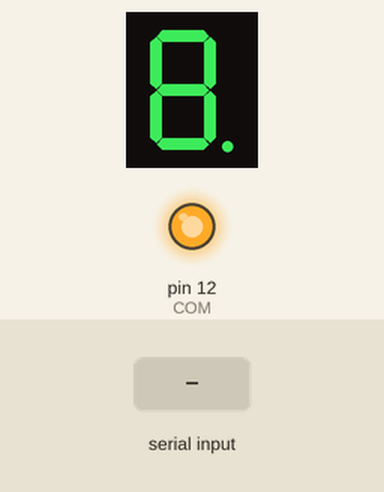
Simulated run of this sketch. Board: Arduino Uno, built with avr-gcc and run on an emulated ATmega328P. Parts: 1-digit seven-segment display, output pins drawn as LEDs (lit = HIGH). Wiring (inferred from the names in the program): 1-digit 7-segment display, segments lit when HIGH: segments pin 11, pin 10, pin 9, pin 8, pin 7, pin 6, pin 5, pin 4. The inputs (shaded band) are chosen by the test bench. The segment pins are drawn as the display they are named for; pins used as bus, display or sensor lines are not drawn.

Above: at 1.6 s.
1.7 s: "0" received over Serial
At 2.7 s:
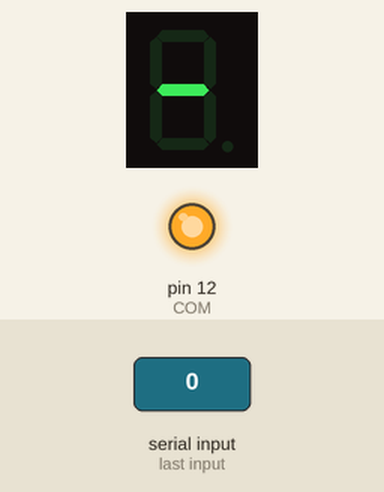
4.5 s: "1" received over Serial
At 5.8 s:
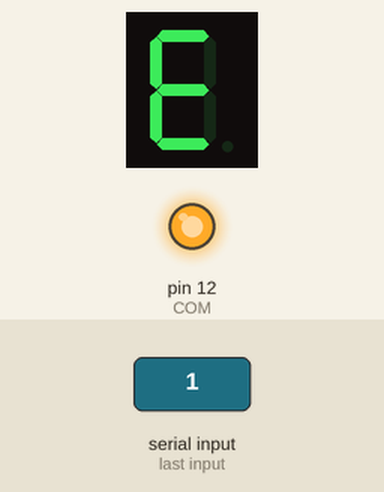
7.5 s: "2" received over Serial
At 8.5 s:
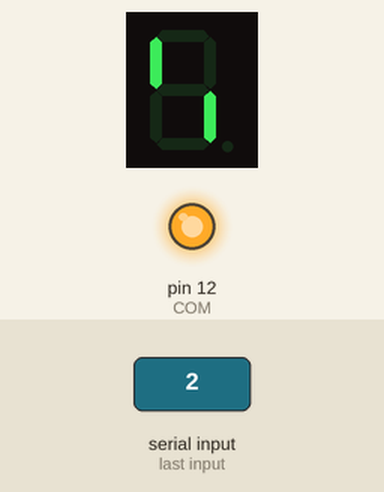
10.5 s: "3" received over Serial
At 11.8 s:
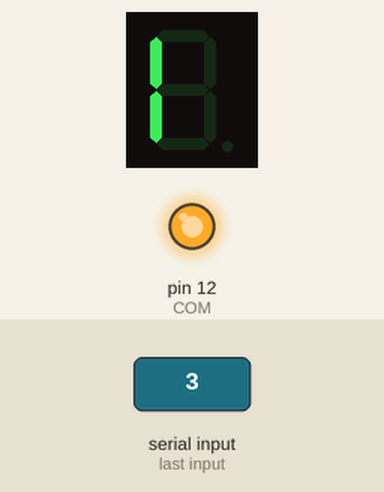
13.5 s: "4" received over Serial
At 14.3 s:
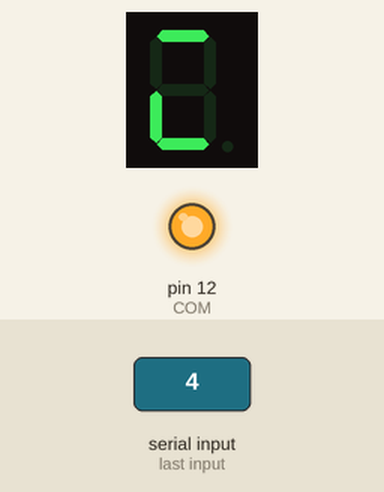
16.5 s: "5" received over Serial
At 17.8 s:
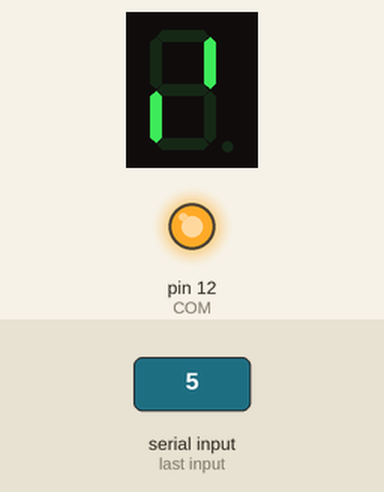
Timing chart, 0 to 19.5 s (numbered marks = the images above; inputs shaded):
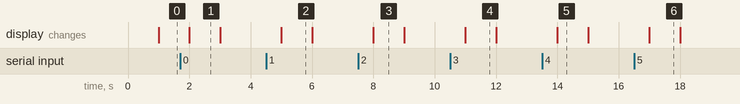

The sketch:

Lab_06_.ino
```cpp
int c = 0;

#define SEG_A 11 // constants for each of the arduino connection to a particular segment
#define SEG_B 10
#define SEG_C 9
#define SEG_D 8
#define SEG_E 7
#define SEG_F 6
#define SEG_G 5
#define SEG_DP 4
#define COM 12

void setup() {
  // put your setup code here, to run once:
  Serial.begin(9600);

  pinMode(SEG_A, OUTPUT); // configure pins used to ouput
  pinMode(SEG_B, OUTPUT);
  pinMode(SEG_C, OUTPUT);
  pinMode(SEG_D, OUTPUT);
  pinMode(SEG_E, OUTPUT);
  pinMode(SEG_F, OUTPUT);
  pinMode(SEG_G, OUTPUT);
  pinMode(SEG_DP, OUTPUT);
  pinMode(COM, OUTPUT);
  digitalWrite(COM, HIGH);
}
void loop() {
  // put your main code here, to run repeatedly:
  c = Serial.read();

  switch(c) {
    case '0' : digitalWrite(SEG_A, LOW);
               digitalWrite(SEG_B, LOW);
               digitalWrite(SEG_C, LOW);
               digitalWrite(SEG_D, LOW);
               digitalWrite(SEG_E, LOW);
               digitalWrite(SEG_F, LOW);
               digitalWrite(SEG_DP, LOW);
    break;
    case '1' : digitalWrite(SEG_B, LOW);
               digitalWrite(SEG_C, LOW);
               digitalWrite(SEG_DP, LOW);
    break;
    case '2' : digitalWrite(SEG_A, LOW);
               digitalWrite(SEG_B, LOW);
               digitalWrite(SEG_G, LOW);
               digitalWrite(SEG_E, LOW);
               digitalWrite(SEG_D, LOW);
               digitalWrite(SEG_DP, LOW);
    break;
    case '3' : digitalWrite(SEG_A, LOW);
               digitalWrite(SEG_B, LOW);
               digitalWrite(SEG_C, LOW);
               digitalWrite(SEG_D, LOW);
               digitalWrite(SEG_G, LOW);
               digitalWrite(SEG_DP, LOW);
    break;
    case '4' : digitalWrite(SEG_B, LOW);
               digitalWrite(SEG_C, LOW);
               digitalWrite(SEG_G, LOW);
               digitalWrite(SEG_F, LOW);
               digitalWrite(SEG_DP, LOW);
    break;
    case '5' : digitalWrite(SEG_A, LOW);
               digitalWrite(SEG_C, LOW);
               digitalWrite(SEG_D, LOW);
               digitalWrite(SEG_F, LOW);
               digitalWrite(SEG_G, LOW);
               digitalWrite(SEG_DP, LOW);
    break;
    case '6' : digitalWrite(SEG_A, LOW);
               digitalWrite(SEG_C, LOW);
               digitalWrite(SEG_D, LOW);
               digitalWrite(SEG_E, LOW);
               digitalWrite(SEG_F, LOW);
               digitalWrite(SEG_G, LOW);
               digitalWrite(SEG_DP, LOW);
    break;
    case '7' : digitalWrite(SEG_A, LOW);
               digitalWrite(SEG_B, LOW);
               digitalWrite(SEG_C, LOW);
               digitalWrite(SEG_DP, LOW);
    break;
    case '8' : digitalWrite(SEG_A, LOW);
               digitalWrite(SEG_B, LOW);
               digitalWrite(SEG_C, LOW);
               digitalWrite(SEG_D, LOW);
               digitalWrite(SEG_E, LOW);
               digitalWrite(SEG_F, LOW);
               digitalWrite(SEG_G, LOW);
               digitalWrite(SEG_DP, LOW);
    break;
    case '9' : digitalWrite(SEG_A, LOW);
               digitalWrite(SEG_B, LOW);
               digitalWrite(SEG_C, LOW);
               digitalWrite(SEG_E, LOW);
               digitalWrite(SEG_F, LOW);
               digitalWrite(SEG_DP, LOW);
    break;
  }

  delay(1000);

  digitalWrite(SEG_A, HIGH);
  digitalWrite(SEG_B, HIGH);
  digitalWrite(SEG_C, HIGH);
  digitalWrite(SEG_D, HIGH);
  digitalWrite(SEG_E, HIGH);
  digitalWrite(SEG_F, HIGH);
  digitalWrite(SEG_G, HIGH);
  digitalWrite(SEG_DP, HIGH);
}
```

Measured:
- after the input at 1.7 s, the display: changes after 0.30 s (image 1)
- after the input at 4.5 s, the display: changes after 0.50 s (image 2)
- after the input at 7.5 s, the display: changes after 0.50 s (image 3)
- after the input at 10.5 s, the display: changes after 0.50 s (image 4)
- after the input at 13.5 s, the display: changes after 0.50 s (image 5)
- after the input at 16.5 s, the display: changes after 0.50 s (image 6)
- what the display in image 1 shows lasts 1.0 s, from 2.0 s to 3.0 s
